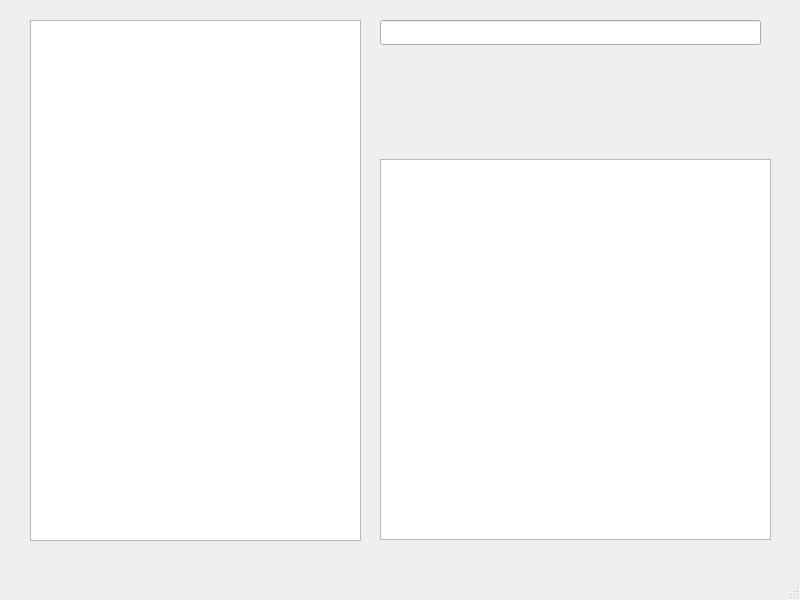
<?xml version="1.0" encoding="UTF-8"?>
<ui version="4.0">
 <class>ListOfIssues</class>
 <widget class="QMainWindow" name="ListOfIssues">
  <property name="geometry">
   <rect>
    <x>0</x>
    <y>0</y>
    <width>800</width>
    <height>600</height>
   </rect>
  </property>
  <property name="windowTitle">
   <string>ListOfIssues</string>
  </property>
  <widget class="QWidget" name="centralwidget">
   <widget class="QTableView" name="TableItem">
    <property name="geometry">
     <rect>
      <x>30</x>
      <y>20</y>
      <width>331</width>
      <height>521</height>
     </rect>
    </property>
   </widget>
   <widget class="QLineEdit" name="lineEdit">
    <property name="geometry">
     <rect>
      <x>380</x>
      <y>20</y>
      <width>381</width>
      <height>25</height>
     </rect>
    </property>
   </widget>
   <widget class="QTextEdit" name="textEdit">
    <property name="geometry">
     <rect>
      <x>380</x>
      <y>159</y>
      <width>391</width>
      <height>381</height>
     </rect>
    </property>
   </widget>
  </widget>
  <widget class="QMenuBar" name="menubar">
   <property name="geometry">
    <rect>
     <x>0</x>
     <y>0</y>
     <width>800</width>
     <height>22</height>
    </rect>
   </property>
  </widget>
  <widget class="QStatusBar" name="statusbar"/>
 </widget>
 <resources/>
 <connections/>
</ui>
